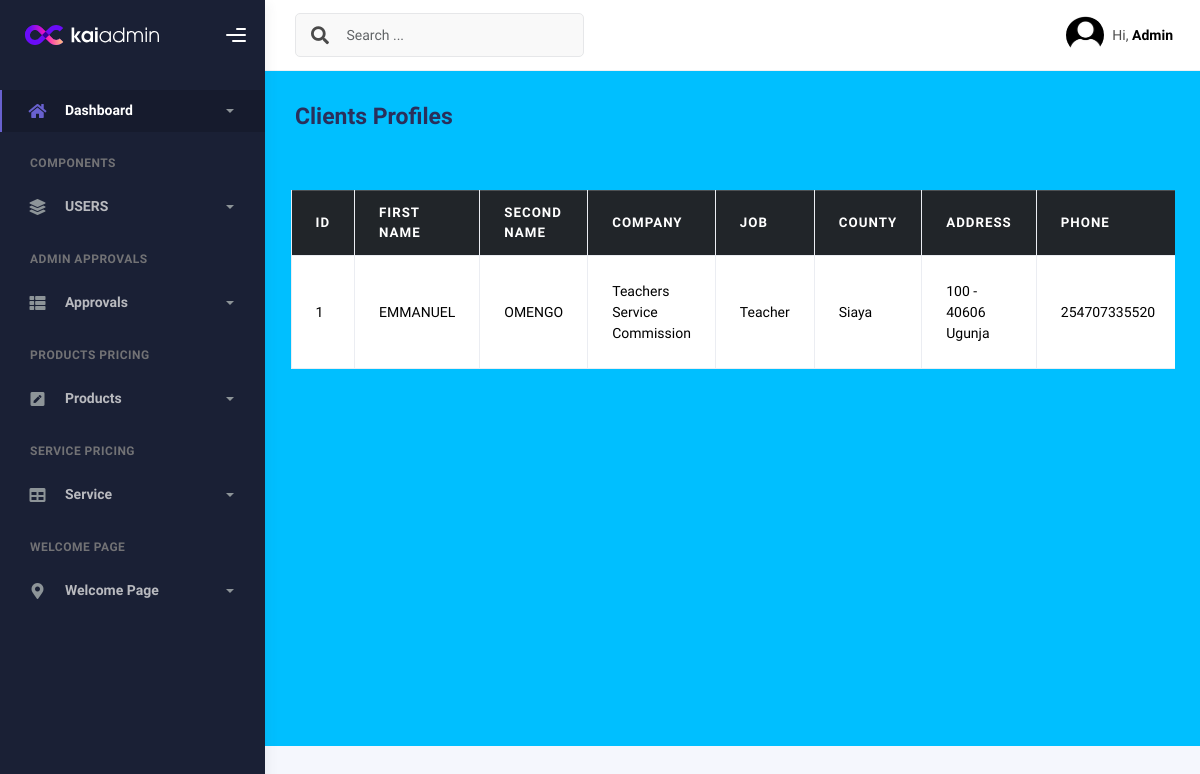
Page /users_profile (signed in) on the committed database.
### admins/models.py (models this page shows, shortened)
class userprofile(models.Model):
    fname = models.CharField(max_length=20, null=False, blank=False)
    lname = models.CharField(max_length=20, null=False, blank=False)
    company = models.CharField(max_length=100, null=False, blank=False)
    job = models.CharField(max_length=100, null=False, blank=False)
    county = models.CharField(max_length=20, null=False, blank=False)
    address = models.CharField(max_length=200, null=False, blank=False)
    phone = models.IntegerField()
    email = models.EmailField()
    p_photo = models.ImageField(upload_to="uploads/profile", default="uploads/profile/profile.jpg")

### custom_admin/views.py (the view)
# urls.py: path('users_profile', views.users_profile, name='users_profile'),
@staff_member_required()
def users_profile(request):
    users = userprofile.objects.all()
    return render(request, 'admincustom/userprofile.html', {'users': users})

### custom_admin/templates/admincustom/userprofile.html (shortened to what this page needs)
{% load static %}
<!DOCTYPE html>
<html lang="en">
<head>
    <link href="https://cdn.jsdelivr.net/npm/bootstrap-icons/font/bootstrap-icons.css" rel="stylesheet">
    <link href="https://cdn.jsdelivr.net/npm/bootstrap@5.3.0-alpha3/dist/css/bootstrap.min.css" rel="stylesheet">
    <link href="https://cdn.jsdelivr.net/npm/bootstrap@5.3.2/dist/css/bootstrap.min.css" rel="stylesheet">
    <link href="https://cdn.jsdelivr.net/npm/bootstrap@5.3.3/dist/css/bootstrap.min.css" rel="stylesheet"
>
    <link rel="stylesheet" href="{% static 'assets/css/bootstrap.min.css' %}"/>
    <link rel="stylesheet" href="{% static 'assets/css/plugins.min.css' %}"/>
    <link rel="stylesheet" href="{% static 'assets/css/kaiadmin.min.css' %}"/>
</head>
<body>
<div class="wrapper">
    <div class="sidebar" data-background-color="dark">
        <div class="sidebar-logo">
            <div class="logo-header" data-background-color="dark">
                <a href="/custo" class="logo">
                    <img
                            src="{% static 'assets/img/kaiadmin/logo_light.svg' %}"
                            alt="navbar brand"
                            class="navbar-brand"
                            height="20"
                    />
                </a>
                <div class="nav-toggle">
                    <button class="btn btn-toggle toggle-sidebar">
                        <i class="gg-menu-right"></i>
                    </button>
                </div>
            </div>
        </div>
        <div class="sidebar-wrapper scrollbar scrollbar-inner">
            <div class="sidebar-content">
                <ul class="nav nav-secondary">
                    <li class="nav-item active">
                        <a
                                data-bs-toggle="collapse"
                                href="#dashboard"
                                class="collapsed"
                                aria-expanded="false"
                        >
                            <i class="fas fa-home"></i>
                            <p>Dashboard</p>
                            <span class="caret"></span>
                        </a>
                    </li>
                    <li class="nav-section">
                        <h4 class="text-section">Components</h4>
                    </li>
                    <li class="nav-item">
                        <a data-bs-toggle="collapse" href="#base">
                            <i class="fas fa-layer-group"></i>
                            <p>USERS</p>
                            <span class="caret"></span>
                        </a>
                    </li>
                    <li class="nav-section">
                        <h4 class="text-section">ADMIN APPROVALS</h4>
                    </li>
                    <li class="nav-item">
                        <a data-bs-toggle="collapse" href="#sidebarLayouts">
                            <i class="fas fa-th-list"></i>
                            <p>Approvals</p>
                            <span class="caret"></span>
                        </a>
                    </li>
                    <li class="nav-section">
                        <h4 class="text-section">PRODUCTS PRICING</h4>
                    </li>
                    <li class="nav-item">
                        <a data-bs-toggle="collapse" href="#forms">
                            <i class="fas fa-pen-square"></i>
                            <p>Products</p>
                            <span class="caret"></span>
                        </a>
                    </li>
                    <li class="nav-section">
                        <h4 class="text-section">SERVICE PRICING</h4>
                    </li>
                    <li class="nav-item">
                        <a data-bs-toggle="collapse" href="#tables">
                            <i class="fas fa-table"></i>
                            <p>Service</p>
                            <span class="caret"></span>
                        </a>
                    </li>
                    <li class="nav-section">
                        <h4 class="text-section">WELCOME PAGE</h4>
                    </li>
                    <li class="nav-item">
                        <a data-bs-toggle="collapse" href="#maps">
                            <i class="fas fa-map-marker-alt"></i>
                            <p>Welcome Page</p>
                            <span class="caret"></span>
                        </a>
                    </li>
                </ul>
            </div>
        </div>
    </div>
    <div class="main-panel">
        <div class="main-header">
            <nav
                    class="navbar navbar-header navbar-header-transparent navbar-expand-lg border-bottom"
            >
                <div class="container-fluid">
                    <nav
                            class="navbar navbar-header-left navbar-expand-lg navbar-form nav-search p-0 d-none d-lg-flex"
                    >
                        <div class="input-group">
                            <div class="input-group-prepend">
                                <button type="submit" class="btn btn-search pe-1">
                                    <i class="fa fa-search search-icon"></i>
                                </button>
                            </div>
                            <input
                                    type="text"
                                    placeholder="Search ..."
                                    class="form-control"
                            />
                        </div>
                    </nav>
                    <ul class="navbar-nav topbar-nav ms-md-auto align-items-center">
                        <li class="nav-item topbar-user dropdown hidden-caret">
                            <a
                                    class="dropdown-toggle profile-pic"
                                    data-bs-toggle="dropdown"
                                    href="#"
                                    aria-expanded="false"
                            >
                                <div class="avatar-sm">
                                    <img
                                            src="{% static 'assets/img/profile4.jpg' %}"
                                            alt="..."
                                            class="avatar-img rounded-circle"
                                    />
                                </div>
                                <span class="profile-username">
                      <span class="op-7">Hi,</span>
                      <span class="fw-bold">Admin</span>
                    </span>
                            </a>
                        </li>
                    </ul>
                </div>
            </nav>
        </div>
        <div class="container" style="background-color: deepskyblue">
            <div class="page-inner">
                <div
                        class="d-flex align-items-left align-items-md-center flex-column flex-md-row pt-2 pb-4"
                >
                    <div>
                        <h3 class="fw-bold mb-3">Clients Profiles</h3>
                    </div>
                </div>
                <div class="row">
                    <div class="container my-4">
                        <div class="table-responsive">
                            <table class="table table-bordered table-hover">
                                <thead class="table-dark">
                                <tr>
                                    <th>ID</th>
                                    <th>First Name</th>
                                    <th>Second Name</th>
                                    <th>Company</th>
                                    <th>Job</th>
                                    <th>County</th>
                                    <th>Address</th>
                                    <th>Phone</th>
                                </tr>
                                </thead>
                                {% for use in users %}
                                    <tbody>
                                    <tr>
                                        <td>{{ forloop.counter }}</td>
                                        <td>{{ use.fname }}</td>
                                        <td>{{ use.lname }}</td>
                                        <td>{{ use.company }}</td>
                                        <td>{{ use.job }}</td>
                                        <td>{{ use.county }}</td>
                                        <td>{{ use.address }}</td>
                                        <td>{{ use.phone }}</td>
                                    </tr>
                                    </tbody>{% endfor %}
                            </table>
                        </div>
                    </div>
                </div>
            </div>
</body>
</html>

### rows in the picture
userprofile: fname "EMMANUEL", lname "OMENGO", company "Teachers Service Commission", job "Teacher", county "Siaya", address "100 - 40606 Ugunja", phone "254707335520"
